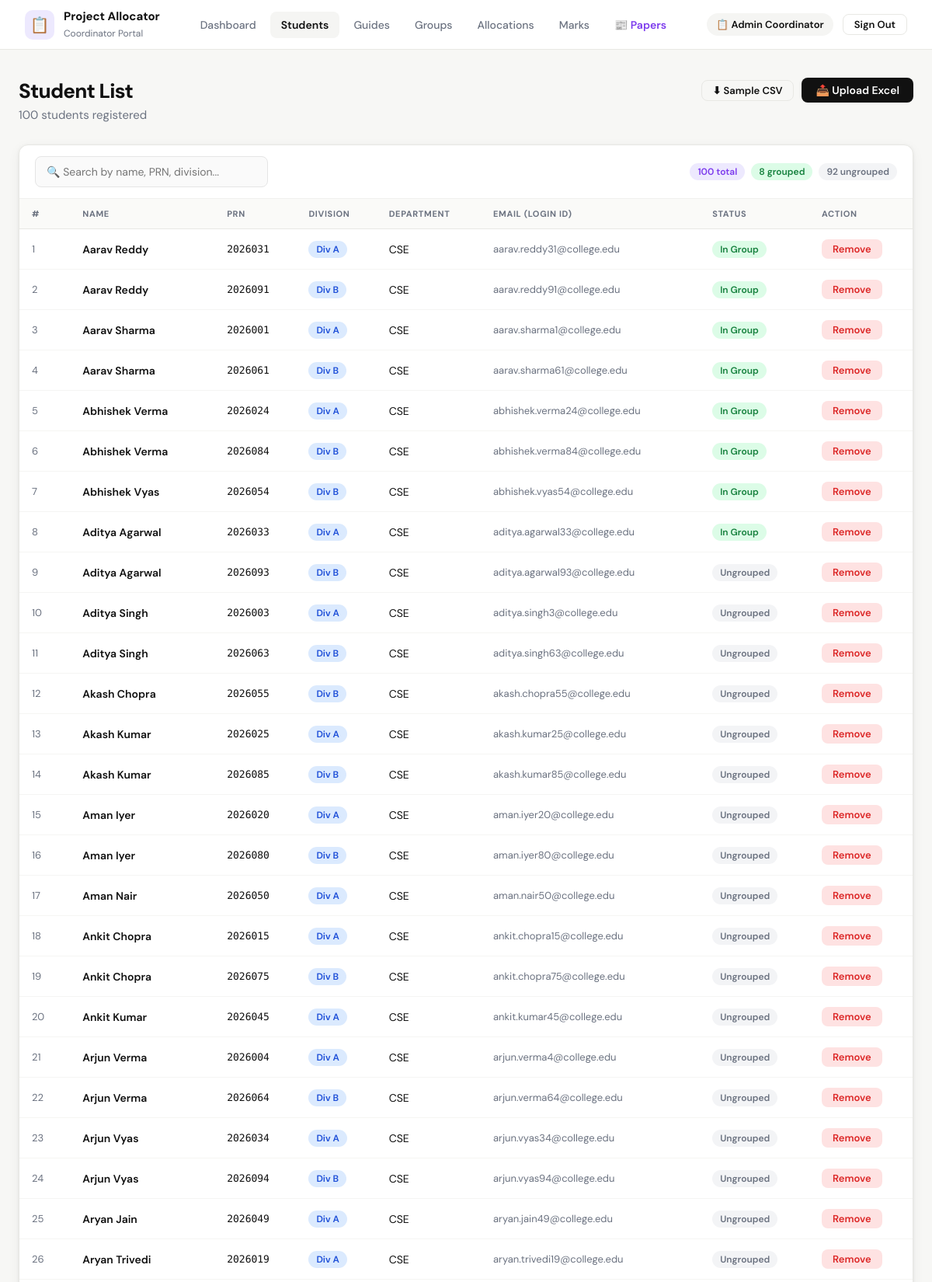
Screenshot of /coordinator/students (signed in, upper part) with the database file from the repository.
### tables this page shows
CREATE TABLE student (
            id INTEGER PRIMARY KEY AUTOINCREMENT,
            name TEXT NOT NULL,
            prn TEXT UNIQUE NOT NULL,
            division TEXT,
            department TEXT,
            email TEXT UNIQUE,
            password TEXT,
            created_at TEXT DEFAULT CURRENT_TIMESTAMP
        );

### app.py (the view)
@app.route('/coordinator/students')
@login_required('coordinator')
def coord_students():
    conn = get_db()
    students = conn.execute("""
        SELECT s.*,
               CASE WHEN gm.student_id IS NOT NULL THEN 1 ELSE 0 END as in_group
        FROM student s
        LEFT JOIN group_member gm ON s.id = gm.student_id
        ORDER BY s.name
    """).fetchall()
    conn.close()
    return render_template('coordinator/students.html', students=students)

### app.py (called while the page is built)
def get_db():
    conn = sqlite3.connect(DB)
    conn.row_factory = sqlite3.Row
    return conn

def login_required(role):
    def decorator(f):
        @wraps(f)
        def decorated(*args, **kwargs):
            if session.get('role') != role:
                flash('Please login to continue.', 'warning')
                return redirect(url_for('login'))
            return f(*args, **kwargs)
        return decorated
    return decorator

### templates/coordinator/students.html (shortened to what this page needs)
{% extends "base.html" %}
{% block content %}
<div class="page fade-in">
  <div style="display:flex;justify-content:space-between;align-items:flex-start;margin-bottom:28px;">
    <div class="page-header" style="margin-bottom:0;">
      <h1>Student List</h1>
      <p>{{ students|length }} students registered</p>
    </div>
    <div style="display:flex;gap:10px;align-items:center;">
      <a href="/static/sample_students.xlsx" download class="btn btn-outline btn-sm">⬇ Sample CSV</a>
      <label class="btn btn-primary" style="cursor:pointer;">
        📤 Upload Excel
      </label>
    </div>
  </div>
  {% if not students %}
  <div class="card">
    <div class="empty">
      <div class="empty-icon">📋</div>
      <h3>No Students Uploaded</h3>
      <p>Upload an Excel file (.xlsx) to add students.</p>
      <div style="margin-top:20px;padding:16px;background:#f8f8f6;border-radius:10px;text-align:left;display:inline-block;">
        <div style="font-weight:700;font-size:13px;margin-bottom:8px;">Required CSV Format:</div>
        <code style="font-family:'DM Mono',monospace;font-size:13px;color:#555;line-height:2;">
          Row 1 (Header): Name | PRN | Division | Department | Email<br>
          Row 2+: Arun Kumar | 2021CS001 | A | Computer Science | arun@student.edu
        </code>
      </div>
      <div style="margin-top:16px;">
        <label class="btn btn-primary" style="cursor:pointer;">
          📤 Upload Excel Now
          <input type="file" accept=".xlsx,.xls" onchange="triggerUpload(this)" style="display:none">
        </label>
      </div>
    </div>
  </div>
  {% else %}
  <div class="card" style="padding:0;">
    <div style="padding:14px 20px;border-bottom:1px solid #f0f0ee;display:flex;justify-content:space-between;align-items:center;flex-wrap:wrap;gap:10px;">
      <input class="form-control" placeholder="🔍 Search by name, PRN, division..." id="searchInput" oninput="filterTable()" style="max-width:300px;">
      <div style="display:flex;gap:8px;">
        <span class="badge badge-purple">{{ students|length }} total</span>
        <span class="badge badge-green">{{ students|selectattr('in_group','equalto',1)|list|length }} grouped</span>
        <span class="badge badge-gray">{{ students|selectattr('in_group','equalto',0)|list|length }} ungrouped</span>
      </div>
    </div>
    <div class="table-wrap" style="border:none;border-radius:0;">
      <table id="studentTable">
        <thead>
          <tr>
            <th>#</th>
            <th>Name</th>
            <th>PRN</th>
            <th>Division</th>
            <th>Department</th>
            <th>Email (Login ID)</th>
            <th>Status</th>
            <th>Action</th>
          </tr>
        </thead>
        <tbody>
          {% for s in students %}
          <tr>
            <td class="text-muted">{{ loop.index }}</td>
            <td style="font-weight:600;">{{ s.name }}</td>
            <td class="mono" style="font-size:13px;">{{ s.prn }}</td>
            <td>{% if s.division %}<span class="badge badge-blue">Div {{ s.division }}</span>{% else %}—{% endif %}</td>
            <td>{{ s.department or '—' }}</td>
            <td class="text-muted" style="font-size:13px;">{{ s.email or '—' }}</td>
            <td>
              {% if s.in_group %}
                <span class="badge badge-green">In Group</span>
              {% else %}
                <span class="badge badge-gray">Ungrouped</span>
              {% endif %}
            </td>
            <td>
              <form method="POST" action="/coordinator/students/delete/{{ s.id }}" onsubmit="return confirm('Remove {{ s.name }}?')">
                <button type="submit" class="btn btn-danger btn-sm">Remove</button>
              </form>
            </td>
          </tr>
          {% endfor %}
        </tbody>
      </table>
    </div>
  </div>
  {% endif %}
</div>
{% endblock %}

### templates/base.html (style rules this page uses)
*, *::before, *::after { box-sizing: border-box; margin: 0; padding: 0; }
html { scroll-behavior: smooth; }
body { font-family: 'DM Sans', sans-serif; background: #f7f7f5; color: #111; min-height: 100vh; }
:root { --coord: #7c3aed; --guide: #0891b2; --student: #059669; --danger: #dc2626; --warning: #d97706; --border: #e8e8e4; --surface: #ffffff; --muted: #6b7280; --radius: 12px; --shadow: 0 1px 4px rgba(0,0,0,0.06), 0 4px 16px rgba(0,0,0,0.05); --shadow-lg: 0 8px 32px rgba(0,0,0,0.10); }
.page { max-width: 1200px; margin: 0 auto; padding: 36px 24px; }
.page-header { margin-bottom: 28px; }
.page-header h1 { font-size: 26px; font-weight: 800; letter-spacing: -0.03em; }
.page-header p { color: var(--muted); margin-top: 4px; font-size: 15px; }
.card { background: var(--surface); border: 1px solid var(--border); border-radius: var(--radius); padding: 24px; box-shadow: var(--shadow); }
.btn { display: inline-flex; align-items: center; gap: 6px; border: none; border-radius: 8px; font-family: 'DM Sans', sans-serif; font-weight: 600; cursor: pointer; text-decoration: none; transition: all 0.18s; font-size: 14px; padding: 9px 18px; line-height: 1; white-space: nowrap; }
.btn-primary { background: #111; color: #fff; }
.btn-danger { background: #fee2e2; color: var(--danger); }
.btn-outline { background: transparent; color: #111; border: 1.5px solid var(--border); }
.btn-sm { padding: 6px 14px; font-size: 13px; }
.form-control { border: 1.5px solid #e5e5e5; border-radius: 8px; padding: 10px 14px; font-size: 14px; font-family: 'DM Sans', sans-serif; outline: none; transition: border 0.18s; background: #fafafa; width: 100%; color: #111; }
.table-wrap { overflow-x: auto; border-radius: var(--radius); border: 1px solid var(--border); }
table { width: 100%; border-collapse: collapse; background: var(--surface); }
thead tr { background: #fafaf8; }
th { padding: 12px 16px; text-align: left; font-size: 11px; font-weight: 700; color: var(--muted); text-transform: uppercase; letter-spacing: 0.06em; border-bottom: 1px solid var(--border); }
td { padding: 13px 16px; font-size: 14px; border-bottom: 1px solid #f5f5f3; vertical-align: middle; }
.badge { display: inline-flex; align-items: center; padding: 3px 10px; border-radius: 20px; font-size: 12px; font-weight: 600; }
.badge-green { background: #dcfce7; color: #15803d; }
.badge-blue { background: #dbeafe; color: #1d4ed8; }
.badge-purple { background: #ede9fe; color: #7c3aed; }
.badge-gray { background: #f3f4f6; color: #6b7280; }
.fade-in { animation: fadeIn 0.3s ease; }
.text-muted { color: var(--muted); font-size: 13px; }
.mono { font-family: 'DM Mono', monospace; }

### rows the page displays
student: name "Aarav Reddy", prn "2026031", division "A", department "CSE", email "aarav.reddy31@college.edu", shows "In Group"
student: name "Aarav Reddy", prn "2026091", division "B", department "CSE", email "aarav.reddy91@college.edu", shows "In Group"
student: name "Aarav Sharma", prn "2026001", division "A", department "CSE", email "aarav.sharma1@college.edu", shows "In Group"
student: name "Aarav Sharma", prn "2026061", division "B", department "CSE", email "aarav.sharma61@college.edu", shows "In Group"
student: name "Abhishek Verma", prn "2026024", division "A", department "CSE", email "abhishek.verma24@college.edu", shows "In Group"
student: name "Abhishek Verma", prn "2026084", division "B", department "CSE", email "abhishek.verma84@college.edu", shows "In Group"
student: name "Abhishek Vyas", prn "2026054", division "B", department "CSE", email "abhishek.vyas54@college.edu", shows "In Group"
student: name "Aditya Agarwal", prn "2026033", division "A", department "CSE", email "aditya.agarwal33@college.edu", shows "In Group"
student: name "Aditya Agarwal", prn "2026093", division "B", department "CSE", email "aditya.agarwal93@college.edu", shows "Ungrouped"
student: name "Aditya Singh", prn "2026003", division "A", department "CSE", email "aditya.singh3@college.edu", shows "Ungrouped"
student: name "Aditya Singh", prn "2026063", division "B", department "CSE", email "aditya.singh63@college.edu", shows "Ungrouped"
student: name "Akash Chopra", prn "2026055", division "B", department "CSE", email "akash.chopra55@college.edu", shows "Ungrouped"
student: name "Akash Kumar", prn "2026025", division "A", department "CSE", email "akash.kumar25@college.edu", shows "Ungrouped"
student: name "Akash Kumar", prn "2026085", division "B", department "CSE", email "akash.kumar85@college.edu", shows "Ungrouped"
student: name "Aman Iyer", prn "2026020", division "A", department "CSE", email "aman.iyer20@college.edu", shows "Ungrouped"
student: name "Aman Iyer", prn "2026080", division "B", department "CSE", email "aman.iyer80@college.edu", shows "Ungrouped"
student: name "Aman Nair", prn "2026050", division "A", department "CSE", email "aman.nair50@college.edu", shows "Ungrouped"
student: name "Ankit Chopra", prn "2026015", division "A", department "CSE", email "ankit.chopra15@college.edu", shows "Ungrouped"
student: name "Ankit Chopra", prn "2026075", division "B", department "CSE", email "ankit.chopra75@college.edu", shows "Ungrouped"
student: name "Ankit Kumar", prn "2026045", division "A", department "CSE", email "ankit.kumar45@college.edu", shows "Ungrouped"
student: name "Arjun Verma", prn "2026004", division "A", department "CSE", email "arjun.verma4@college.edu", shows "Ungrouped"
student: name "Arjun Verma", prn "2026064", division "B", department "CSE", email "arjun.verma64@college.edu", shows "Ungrouped"
student: name "Arjun Vyas", prn "2026034", division "A", department "CSE", email "arjun.vyas34@college.edu", shows "Ungrouped"
student: name "Arjun Vyas", prn "2026094", division "B", department "CSE", email "arjun.vyas94@college.edu", shows "Ungrouped"
student: name "Aryan Jain", prn "2026049", division "A", department "CSE", email "aryan.jain49@college.edu", shows "Ungrouped"
student: name "Aryan Trivedi", prn "2026019", division "A", department "CSE", email "aryan.trivedi19@college.edu", shows "Ungrouped"

### other values shown
{{ session.role|capitalize }} "Coordinator"
{{ session.user_name }} "Admin Coordinator"
{{ students|length }} "100"
{{ students|selectattr('in_group','equalto',1)|list|length }} "8"
{{ students|selectattr('in_group','equalto',0)|list|length }} "92"
